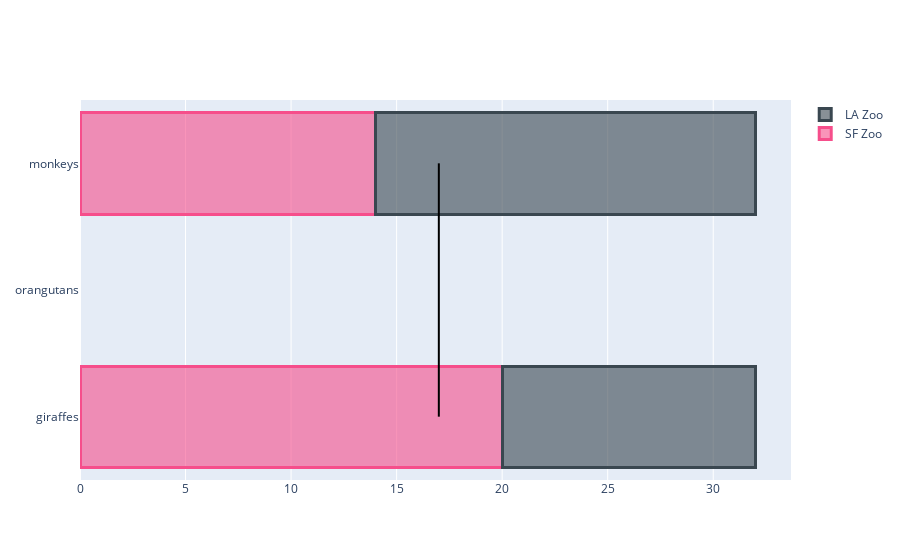

Notebook code cell kept with this figure:
### Code cell
import plotly.graph_objects as go

# Create the bar chart
fig = go.Figure()

fig.add_trace(go.Bar(
    y=['giraffes', 'orangutans', 'monkeys'],
    x=[20, None, 14, None, 23],
    name='SF Zoo',
    orientation='h',
    marker=dict(
        color='rgba(246, 78, 139, 0.6)',
        line=dict(color='rgba(246, 78, 139, 1.0)', width=3)
    )
))
fig.add_trace(go.Bar(
    y=['giraffes', 'orangutans', 'monkeys'],
    x=[12, None, 18, None, 29],
    name='LA Zoo',
    orientation='h',
    marker=dict(
        color='rgba(58, 71, 80, 0.6)',
        line=dict(color='rgba(58, 71, 80, 1.0)', width=3)
    )
))

# Create the line chart
fig.add_trace(go.Scatter(
    y=['giraffes', 'orangutans', 'monkeys'],
    x=[17, 17, 17],  # x values for the line chart
    mode='lines',
    line=dict(color='black', width=2),
    showlegend=False
))

# Update the layout
fig.update_layout(barmode='stack')

fig.show()

### Figure 1 — Plotly figure (JSON) as saved in the notebook; plotly's stock layout.template omitted (floating-point values rounded to 4 significant figures)
{"data": [{"marker": {"color": "rgba(246, 78, 139, 0.6)", "line": {"color": "rgba(246, 78, 139, 1.0)", "width": 3}}, "name": "SF Zoo", "orientation": "h", "type": "bar", "x": [20, null, 14, null, 23], "y": ["giraffes", "orangutans", "monkeys"]}, {"marker": {"color": "rgba(58, 71, 80, 0.6)", "line": {"color": "rgba(58, 71, 80, 1.0)", "width": 3}}, "name": "LA Zoo", "orientation": "h", "type": "bar", "x": [12, null, 18, null, 29], "y": ["giraffes", "orangutans", "monkeys"]}, {"line": {"color": "black", "width": 2}, "mode": "lines", "showlegend": false, "type": "scatter", "x": [17, 17, 17], "y": ["giraffes", "orangutans", "monkeys"]}], "layout": {"barmode": "stack"}}
